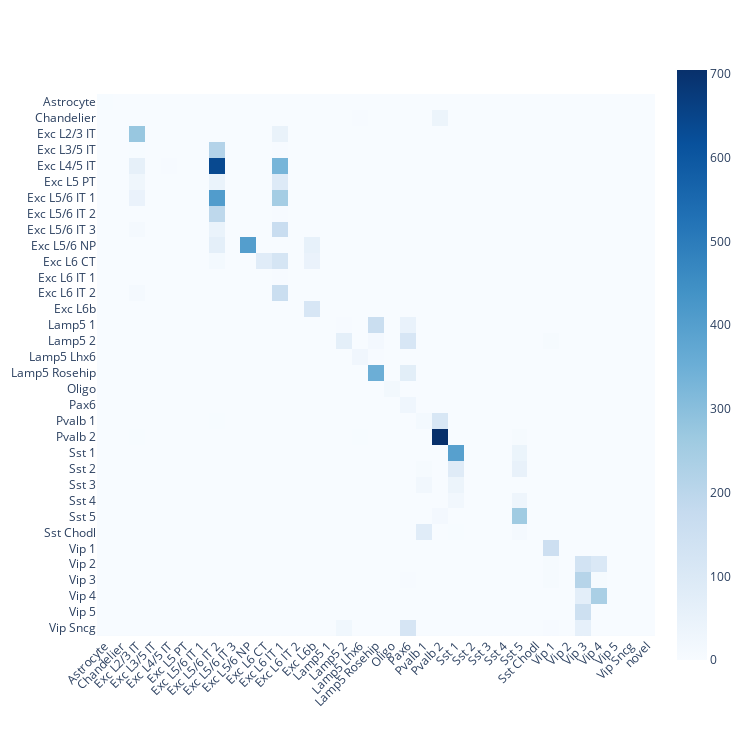
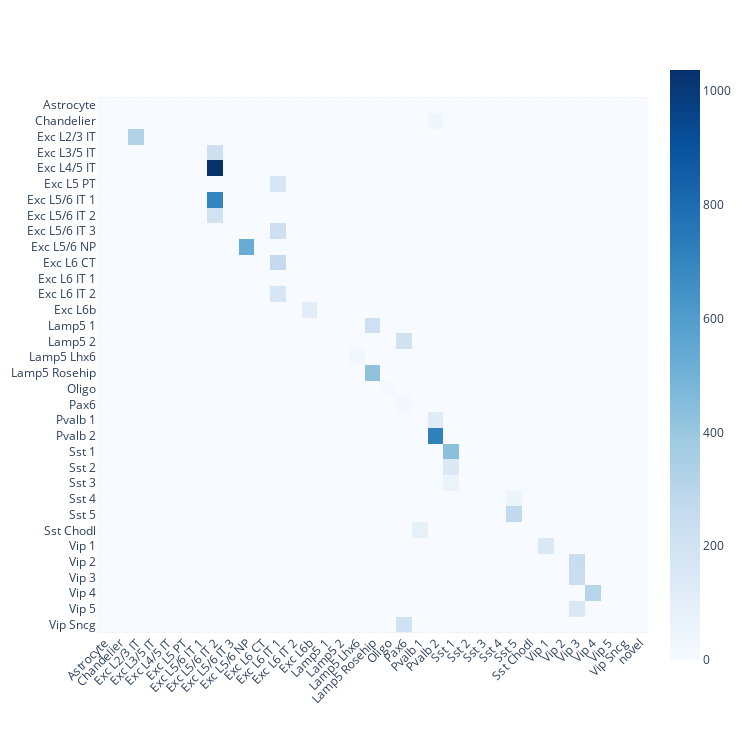

Notebook code for these charts, in order:
### Code cell
# sample run on Allen-Brain datasets 

# load datasets
q = sc.read_h5ad('../data/ALM.h5ad')
ref = sc.read_h5ad('../data/MTG.h5ad')

# run the method
m = Seurat()
m.fit(ref, 'labels34')
m.predict(q, 'labels34')

# evaluate the predictions
acc, cfmatrix, q_labels, ref_labels = eval_preds(q, ref, 'labels34', 'labels34', 'Seurat')
print(f"[*] accuracy: {acc:.4f}")
plot_cfmatrix(cfmatrix, q_labels, ref_labels)

# evaluate the MV predictions
acc, cfmatrix, q_labels, ref_labels = eval_preds(q, ref, 'labels34', 'labels34', 'mv-Seurat')
print(f"[*] accuracy: {acc:.4f}")
plot_cfmatrix(cfmatrix, q_labels, ref_labels)

### Figure 1 — Plotly figure (JSON) as saved in the notebook; plotly's stock layout.template omitted (floating-point values rounded to 4 significant figures; data arrays with more than 128 entries replaced by an {"elided": "..."} marker saying what was removed)
{"data": [{"coloraxis": "coloraxis", "hovertemplate": "x: %{x}<br>y: %{y}<br>color: %{z}<extra></extra>", "name": "0", "type": "heatmap", "x": ["Astrocyte", "Chandelier", "Exc L2/3 IT", "Exc L3/5 IT", "Exc L4/5 IT", "Exc L5 PT", "Exc L5/6 IT 1", "Exc L5/6 IT 2", "Exc L5/6 IT 3", "Exc L5/6 NP", "Exc L6 CT", "Exc L6 IT 1", "Exc L6 IT 2", "Exc L6b", "Lamp5 1", "Lamp5 2", "Lamp5 Lhx6", "Lamp5 Rosehip", "Oligo", "Pax6", "Pvalb 1", "Pvalb 2", "Sst 1", "Sst 2", "Sst 3", "Sst 4", "Sst 5", "Sst Chodl", "Vip 1", "Vip 2", "Vip 3", "Vip 4", "Vip 5", "Vip Sncg", "novel"], "xaxis": "x", "y": ["Astrocyte", "Chandelier", "Exc L2/3 IT", "Exc L3/5 IT", "Exc L4/5 IT", "Exc L5 PT", "Exc L5/6 IT 1", "Exc L5/6 IT 2", "Exc L5/6 IT 3", "Exc L5/6 NP", "Exc L6 CT", "Exc L6 IT 1", "Exc L6 IT 2", "Exc L6b", "Lamp5 1", "Lamp5 2", "Lamp5 Lhx6", "Lamp5 Rosehip", "Oligo", "Pax6", "Pvalb 1", "Pvalb 2", "Sst 1", "Sst 2", "Sst 3", "Sst 4", "Sst 5", "Sst Chodl", "Vip 1", "Vip 2", "Vip 3", "Vip 4", "Vip 5", "Vip Sncg"], "yaxis": "y", "z": {"elided": "34x35 int values"}}], "layout": {"coloraxis": {"colorscale": [[0, "rgb(247,251,255)"], [0.125, "rgb(222,235,247)"], [0.25, "rgb(198,219,239)"], [0.375, "rgb(158,202,225)"], [0.5, "rgb(107,174,214)"], [0.625, "rgb(66,146,198)"], [0.75, "rgb(33,113,181)"], [0.875, "rgb(8,81,156)"], [1, "rgb(8,48,107)"]]}, "height": 750, "margin": {"t": 60}, "width": 750, "xaxis": {"anchor": "y", "constrain": "domain", "domain": [0, 1], "dtick": 1, "scaleanchor": "y", "tickangle": -45}, "yaxis": {"anchor": "x", "autorange": "reversed", "constrain": "domain", "domain": [0, 1], "dtick": 1}}}

### Figure 2 — Plotly figure (JSON) as saved in the notebook; plotly's stock layout.template omitted (floating-point values rounded to 4 significant figures; data arrays with more than 128 entries replaced by an {"elided": "..."} marker saying what was removed)
{"data": [{"coloraxis": "coloraxis", "hovertemplate": "x: %{x}<br>y: %{y}<br>color: %{z}<extra></extra>", "name": "0", "type": "heatmap", "x": ["Astrocyte", "Chandelier", "Exc L2/3 IT", "Exc L3/5 IT", "Exc L4/5 IT", "Exc L5 PT", "Exc L5/6 IT 1", "Exc L5/6 IT 2", "Exc L5/6 IT 3", "Exc L5/6 NP", "Exc L6 CT", "Exc L6 IT 1", "Exc L6 IT 2", "Exc L6b", "Lamp5 1", "Lamp5 2", "Lamp5 Lhx6", "Lamp5 Rosehip", "Oligo", "Pax6", "Pvalb 1", "Pvalb 2", "Sst 1", "Sst 2", "Sst 3", "Sst 4", "Sst 5", "Sst Chodl", "Vip 1", "Vip 2", "Vip 3", "Vip 4", "Vip 5", "Vip Sncg", "novel"], "xaxis": "x", "y": ["Astrocyte", "Chandelier", "Exc L2/3 IT", "Exc L3/5 IT", "Exc L4/5 IT", "Exc L5 PT", "Exc L5/6 IT 1", "Exc L5/6 IT 2", "Exc L5/6 IT 3", "Exc L5/6 NP", "Exc L6 CT", "Exc L6 IT 1", "Exc L6 IT 2", "Exc L6b", "Lamp5 1", "Lamp5 2", "Lamp5 Lhx6", "Lamp5 Rosehip", "Oligo", "Pax6", "Pvalb 1", "Pvalb 2", "Sst 1", "Sst 2", "Sst 3", "Sst 4", "Sst 5", "Sst Chodl", "Vip 1", "Vip 2", "Vip 3", "Vip 4", "Vip 5", "Vip Sncg"], "yaxis": "y", "z": {"elided": "34x35 int values"}}], "layout": {"coloraxis": {"colorscale": [[0, "rgb(247,251,255)"], [0.125, "rgb(222,235,247)"], [0.25, "rgb(198,219,239)"], [0.375, "rgb(158,202,225)"], [0.5, "rgb(107,174,214)"], [0.625, "rgb(66,146,198)"], [0.75, "rgb(33,113,181)"], [0.875, "rgb(8,81,156)"], [1, "rgb(8,48,107)"]]}, "height": 750, "margin": {"t": 60}, "width": 750, "xaxis": {"anchor": "y", "constrain": "domain", "domain": [0, 1], "dtick": 1, "scaleanchor": "y", "tickangle": -45}, "yaxis": {"anchor": "x", "autorange": "reversed", "constrain": "domain", "domain": [0, 1], "dtick": 1}}}
